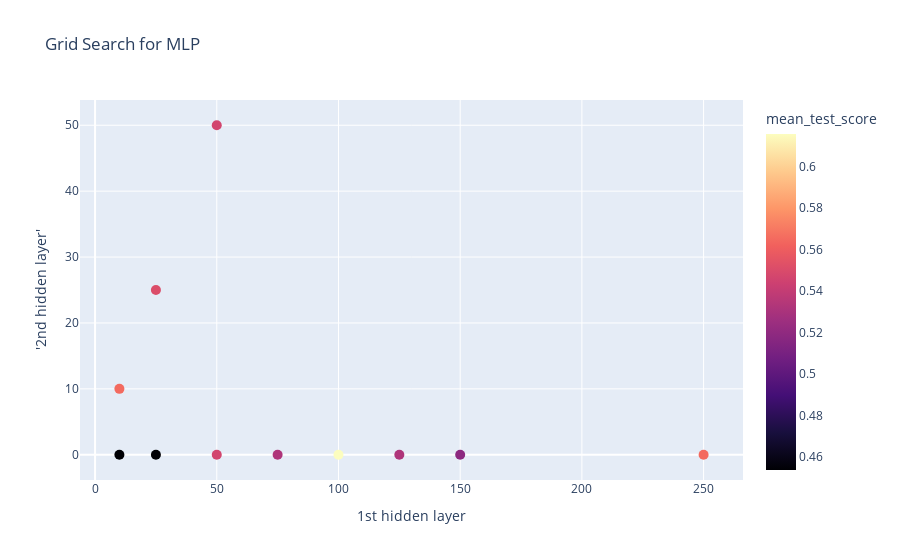

Notebook code for this chart:
### Markdown cell above
## MLP

### Code cell
_MODEL_NAME = _MODELS[0]
model_MLP = main(dataset_name=_DATASET_NAME, model_name=_MODEL_NAME, selected_feature_indexes=selected_feature_indexes)
fig = _plot_grid_search(model_MLP.cv_results_, _MODEL_NAME)
fig.show()

### Figure 1 — Plotly figure (JSON) as saved in the notebook; plotly's stock layout.template omitted (floating-point values rounded to 4 significant figures)
{"data": [{"hovertext": [0.4537, 0.5649, 0.4537, 0.551, 0.5463, 0.5323, 0.6158, 0.5323, 0.5463, 0.5188, 0.565], "marker": {"color": [0.4537, 0.5649, 0.4537, 0.551, 0.5463, 0.5323, 0.6158, 0.5323, 0.5463, 0.5188, 0.565], "colorbar": {"title": {"text": "mean_test_score"}}, "colorscale": [[0, "#000004"], [0.1111, "#180f3d"], [0.2222, "#440f76"], [0.3333, "#721f81"], [0.4444, "#9e2f7f"], [0.5556, "#cd4071"], [0.6667, "#f1605d"], [0.7778, "#fd9668"], [0.8889, "#feca8d"], [1, "#fcfdbf"]], "size": 10}, "mode": "markers", "type": "scatter", "x": [10, 10, 25, 25, 50, 75, 100, 125, 50, 150, 250], "y": [0, 10, 0, 25, 0, 0, 0, 0, 50, 0, 0]}], "layout": {"title": {"text": "Grid Search for MLP"}, "xaxis": {"title": {"text": "1st hidden layer"}}, "yaxis": {"title": {"text": "'2nd hidden layer'"}}}}
